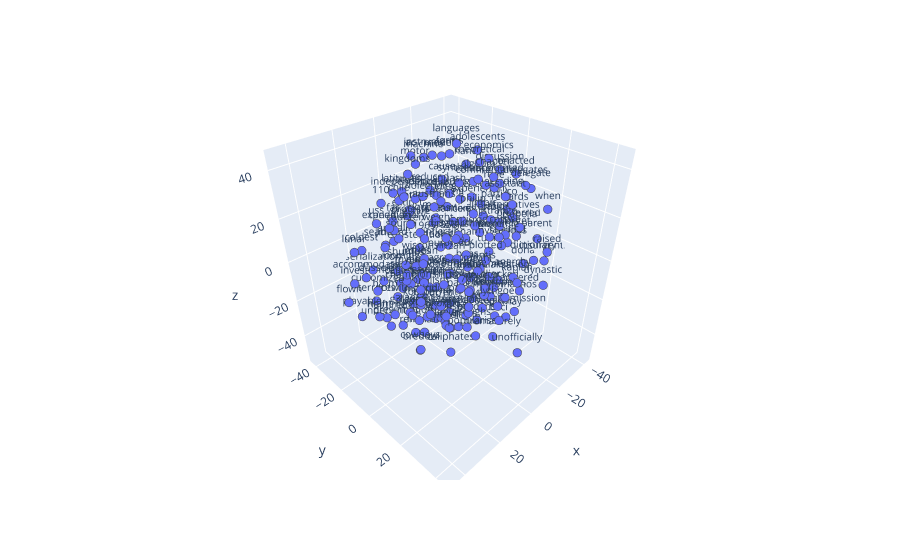

Here is the notebook cell this chart was saved with:
### Code cell
x, y, z = np.transpose(tsne_embedding)
fig = px.scatter_3d(x=x[:200],y=y[:200],z=z[:200],text=sample[:200])
fig.update_traces(marker=dict(size=3,line=dict(width=2)),textfont_size=10)
fig.show()

### Figure 1 — Plotly figure (JSON) as saved in the notebook; plotly's stock layout.template omitted (floating-point values rounded to 4 significant figures; data arrays with more than 128 entries replaced by an {"elided": "..."} marker saying what was removed)
{"data": [{"hovertemplate": "x=%{x}<br>y=%{y}<br>z=%{z}<br>text=%{text}<extra></extra>", "legendgroup": "", "marker": {"color": "#636efa", "line": {"width": 2}, "size": 3, "symbol": "circle"}, "mode": "markers+text", "name": "", "scene": "scene", "showlegend": false, "text": {"elided": "200 str values"}, "textfont": {"size": 10}, "type": "scatter3d", "x": {"elided": "200 float values"}, "y": {"elided": "200 float values"}, "z": {"elided": "200 float values"}}], "layout": {"legend": {"tracegroupgap": 0}, "margin": {"t": 60}, "scene": {"domain": {"x": [0, 1], "y": [0, 1]}, "xaxis": {"title": {"text": "x"}}, "yaxis": {"title": {"text": "y"}}, "zaxis": {"title": {"text": "z"}}}}}
